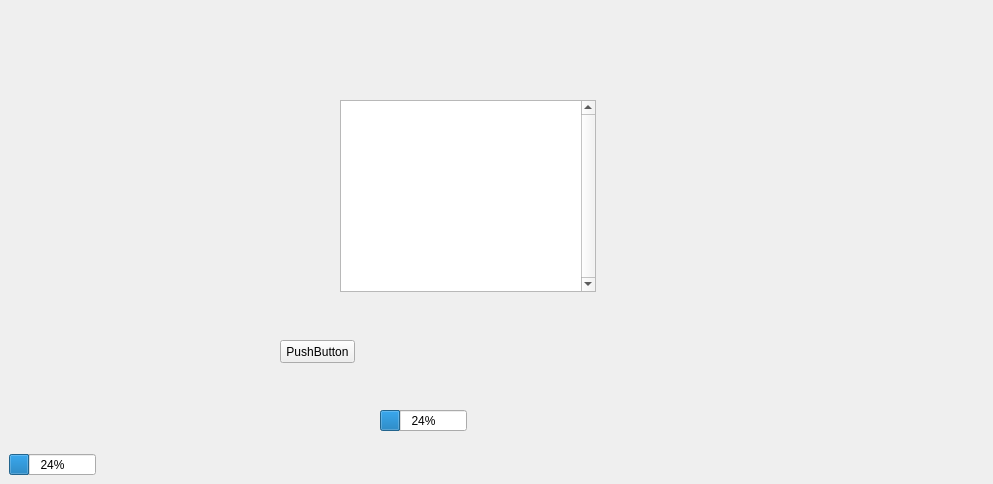
<?xml version="1.0" encoding="UTF-8"?>
<ui version="4.0">
 <class>MainWindow</class>
 <widget class="QMainWindow" name="MainWindow">
  <property name="geometry">
   <rect>
    <x>0</x>
    <y>0</y>
    <width>993</width>
    <height>484</height>
   </rect>
  </property>
  <property name="windowTitle">
   <string>MainWindow</string>
  </property>
  <widget class="QWidget" name="centralWidget">
   <widget class="QProgressBar" name="progressBar">
    <property name="geometry">
     <rect>
      <x>380</x>
      <y>410</y>
      <width>87</width>
      <height>21</height>
     </rect>
    </property>
    <property name="styleSheet">
     <string notr="true"/>
    </property>
    <property name="value">
     <number>24</number>
    </property>
    <property name="textVisible">
     <bool>true</bool>
    </property>
    <property name="invertedAppearance">
     <bool>false</bool>
    </property>
   </widget>
   <widget class="QProgressBar" name="progressBar_2">
    <property name="geometry">
     <rect>
      <x>9</x>
      <y>454</y>
      <width>87</width>
      <height>21</height>
     </rect>
    </property>
    <property name="value">
     <number>24</number>
    </property>
    <property name="textVisible">
     <bool>true</bool>
    </property>
   </widget>
   <widget class="QListWidget" name="listWidget">
    <property name="geometry">
     <rect>
      <x>340</x>
      <y>100</y>
      <width>256</width>
      <height>192</height>
     </rect>
    </property>
    <property name="verticalScrollBarPolicy">
     <enum>Qt::ScrollBarAlwaysOn</enum>
    </property>
   </widget>
   <widget class="QPushButton" name="pushButton">
    <property name="geometry">
     <rect>
      <x>280</x>
      <y>340</y>
      <width>75</width>
      <height>23</height>
     </rect>
    </property>
    <property name="layoutDirection">
     <enum>Qt::LeftToRight</enum>
    </property>
    <property name="text">
     <string>PushButton</string>
    </property>
   </widget>
  </widget>
 </widget>
 <layoutdefault spacing="6" margin="11"/>
 <resources/>
 <connections/>
</ui>
